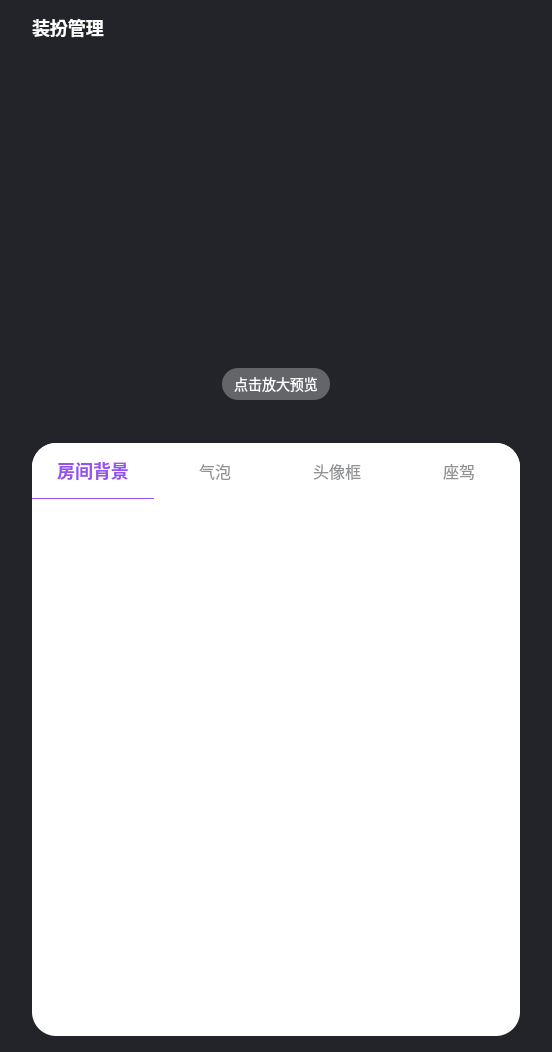
<?xml version="1.0" encoding="UTF-8"?>
<ui version="4.0">
 <class>DressUpPage</class>
 <widget class="QDialog" name="DressUpPage">
  <property name="geometry">
   <rect>
    <x>0</x>
    <y>0</y>
    <width>552</width>
    <height>1052</height>
   </rect>
  </property>
  <property name="windowTitle">
   <string>装扮管理</string>
  </property>
  <property name="styleSheet">
   <string notr="true">background: #D8D8D8 #222429;
border-radius: 12px;</string>
  </property>
  <layout class="QVBoxLayout" name="verticalLayout">
   <property name="spacing">
    <number>0</number>
   </property>
   <property name="leftMargin">
    <number>0</number>
   </property>
   <property name="topMargin">
    <number>0</number>
   </property>
   <property name="rightMargin">
    <number>0</number>
   </property>
   <property name="bottomMargin">
    <number>0</number>
   </property>
   <item>
    <widget class="QWidget" name="widget_2" native="true">
     <property name="styleSheet">
      <string notr="true">QWidget#widget_2{
background: rgba(34, 36, 41, 1);
border-radius: 12px;
}

</string>
     </property>
     <layout class="QVBoxLayout" name="verticalLayout_3">
      <property name="spacing">
       <number>0</number>
      </property>
      <property name="leftMargin">
       <number>32</number>
      </property>
      <property name="topMargin">
       <number>0</number>
      </property>
      <property name="rightMargin">
       <number>32</number>
      </property>
      <property name="bottomMargin">
       <number>16</number>
      </property>
      <item>
       <widget class="QWidget" name="widget_1" native="true">
        <property name="minimumSize">
         <size>
          <width>0</width>
          <height>56</height>
         </size>
        </property>
        <property name="maximumSize">
         <size>
          <width>16777215</width>
          <height>56</height>
         </size>
        </property>
        <property name="styleSheet">
         <string notr="true">QWidget#widget_36 {
    border-bottom: 1px solid #383B43;
border-radius: 0px;
    }</string>
        </property>
        <layout class="QHBoxLayout" name="horizontalLayout_22">
         <property name="spacing">
          <number>16</number>
         </property>
         <property name="leftMargin">
          <number>0</number>
         </property>
         <property name="topMargin">
          <number>0</number>
         </property>
         <property name="rightMargin">
          <number>0</number>
         </property>
         <property name="bottomMargin">
          <number>1</number>
         </property>
         <item>
          <widget class="QLabel" name="label_14">
           <property name="styleSheet">
            <string notr="true">font-family: &quot;微软雅黑&quot;;
font-weight: 500;
font-size: 18px;
color: #FFFFFF;
line-height: 25px;
text-align: left;
font-style: normal;</string>
           </property>
           <property name="text">
            <string>装扮管理</string>
           </property>
          </widget>
         </item>
         <item>
          <spacer name="horizontalSpacer_7">
           <property name="orientation">
            <enum>Qt::Horizontal</enum>
           </property>
           <property name="sizeHint" stdset="0">
            <size>
             <width>40</width>
             <height>20</height>
            </size>
           </property>
          </spacer>
         </item>
         <item>
          <widget class="QPushButton" name="closeBtn">
           <property name="minimumSize">
            <size>
             <width>24</width>
             <height>24</height>
            </size>
           </property>
           <property name="maximumSize">
            <size>
             <width>24</width>
             <height>24</height>
            </size>
           </property>
           <property name="styleSheet">
            <string notr="true">QPushButton{	
border:none;
}
QPushButton::hover{
border:none;
background:#3E3E3E;
}
QPushButton::checked {
border:none;
}

</string>
           </property>
           <property name="text">
            <string/>
           </property>
           <property name="icon">
            <iconset resource="../res.qrc">
             <normaloff>:/images/login_close_n.png</normaloff>:/images/login_close_n.png</iconset>
           </property>
           <property name="iconSize">
            <size>
             <width>28</width>
             <height>28</height>
            </size>
           </property>
          </widget>
         </item>
        </layout>
       </widget>
      </item>
      <item>
       <widget class="QWidget" name="widget" native="true">
        <property name="minimumSize">
         <size>
          <width>0</width>
          <height>443</height>
         </size>
        </property>
        <property name="maximumSize">
         <size>
          <width>16777215</width>
          <height>443</height>
         </size>
        </property>
        <property name="styleSheet">
         <string notr="true">QWidget#widget{
background-image: url(:/images/dressUp_bg.png);
}</string>
        </property>
        <widget class="click_label" name="image">
         <property name="geometry">
          <rect>
           <x>132</x>
           <y>28</y>
           <width>224</width>
           <height>332</height>
          </rect>
         </property>
         <property name="minimumSize">
          <size>
           <width>224</width>
           <height>332</height>
          </size>
         </property>
         <property name="maximumSize">
          <size>
           <width>224</width>
           <height>332</height>
          </size>
         </property>
         <property name="styleSheet">
          <string notr="true">background: transparent;</string>
         </property>
         <property name="text">
          <string/>
         </property>
        </widget>
        <widget class="QPushButton" name="pushButton">
         <property name="geometry">
          <rect>
           <x>190</x>
           <y>312</y>
           <width>108</width>
           <height>32</height>
          </rect>
         </property>
         <property name="styleSheet">
          <string notr="true">
QPushButton{
background: rgba(255, 255, 255, 0.3);
border-radius: 16px;

font-family: &quot;微软雅黑&quot;;
font-weight: 400;
font-size: 14px;
color: #FFFFFF;
}

QPushButton:hover {
           font-size: 17px;  
		  background: rgba(255, 255, 255, 0.2);
 }</string>
         </property>
         <property name="text">
          <string>点击放大预览</string>
         </property>
        </widget>
        <widget class="QWidget" name="widget_3" native="true">
         <property name="geometry">
          <rect>
           <x>0</x>
           <y>387</y>
           <width>488</width>
           <height>56</height>
          </rect>
         </property>
         <property name="minimumSize">
          <size>
           <width>0</width>
           <height>56</height>
          </size>
         </property>
         <property name="styleSheet">
          <string notr="true">QWidget{
background: #FFFFFF;
border-top-left-radius: 24px;    
border-top-right-radius: 24px;   
border-bottom-left-radius: 0px;   
border-bottom-right-radius: 0px; 
}

QPushButton {
     border:none;
font-family: &quot;微软雅黑&quot;;
font-size: 16px;
color: rgba(34, 36, 41, 0.5); 
}

QPushButton::hover{
     border:none;
font-family: &quot;微软雅黑&quot;;
font-weight: 500;
font-size: 18px;
color: #9752ED; 
}

QPushButton::checked{
border-top-left-radius: 24px;    
border-top-right-radius: 24px;   
border-bottom-left-radius: 0px;   
border-bottom-right-radius: 0px; 
border:none;
border-bottom: 1px solid #9752ED;
font-family: &quot;微软雅黑&quot;;
font-weight: 500;
font-size: 18px;
color: #9752ED; 
} </string>
         </property>
         <layout class="QHBoxLayout" name="horizontalLayout">
          <property name="spacing">
           <number>0</number>
          </property>
          <property name="leftMargin">
           <number>0</number>
          </property>
          <property name="topMargin">
           <number>0</number>
          </property>
          <property name="rightMargin">
           <number>0</number>
          </property>
          <property name="bottomMargin">
           <number>0</number>
          </property>
          <item>
           <widget class="QPushButton" name="pushButton_2">
            <property name="minimumSize">
             <size>
              <width>0</width>
              <height>56</height>
             </size>
            </property>
            <property name="text">
             <string>房间背景</string>
            </property>
            <property name="checkable">
             <bool>true</bool>
            </property>
            <property name="checked">
             <bool>true</bool>
            </property>
            <attribute name="buttonGroup">
             <string notr="true">buttonGroup</string>
            </attribute>
           </widget>
          </item>
          <item>
           <widget class="QPushButton" name="pushButton_3">
            <property name="minimumSize">
             <size>
              <width>0</width>
              <height>56</height>
             </size>
            </property>
            <property name="text">
             <string>气泡</string>
            </property>
            <property name="checkable">
             <bool>true</bool>
            </property>
            <attribute name="buttonGroup">
             <string notr="true">buttonGroup</string>
            </attribute>
           </widget>
          </item>
          <item>
           <widget class="QPushButton" name="pushButton_4">
            <property name="minimumSize">
             <size>
              <width>0</width>
              <height>56</height>
             </size>
            </property>
            <property name="text">
             <string>头像框</string>
            </property>
            <property name="checkable">
             <bool>true</bool>
            </property>
            <attribute name="buttonGroup">
             <string notr="true">buttonGroup</string>
            </attribute>
           </widget>
          </item>
          <item>
           <widget class="QPushButton" name="pushButton_5">
            <property name="minimumSize">
             <size>
              <width>0</width>
              <height>56</height>
             </size>
            </property>
            <property name="text">
             <string>座驾</string>
            </property>
            <property name="checkable">
             <bool>true</bool>
            </property>
            <attribute name="buttonGroup">
             <string notr="true">buttonGroup</string>
            </attribute>
           </widget>
          </item>
         </layout>
        </widget>
       </widget>
      </item>
      <item>
       <widget class="QWidget" name="widget_4" native="true">
        <property name="minimumSize">
         <size>
          <width>0</width>
          <height>56</height>
         </size>
        </property>
        <property name="styleSheet">
         <string notr="true">background: #FFFFFF;

border-top-left-radius: 0px;    
border-top-right-radius: 0px;   
border-bottom-left-radius: 24px;   
border-bottom-right-radius: 24px; </string>
        </property>
        <layout class="QVBoxLayout" name="verticalLayout_2">
         <property name="spacing">
          <number>0</number>
         </property>
         <property name="leftMargin">
          <number>0</number>
         </property>
         <property name="topMargin">
          <number>0</number>
         </property>
         <property name="rightMargin">
          <number>0</number>
         </property>
         <property name="bottomMargin">
          <number>24</number>
         </property>
         <item>
          <widget class="QScrollArea" name="scrollArea">
           <property name="styleSheet">
            <string notr="true"/>
           </property>
           <property name="widgetResizable">
            <bool>true</bool>
           </property>
           <widget class="QWidget" name="scrollAreaWidgetContents">
            <property name="geometry">
             <rect>
              <x>0</x>
              <y>0</y>
              <width>488</width>
              <height>513</height>
             </rect>
            </property>
            <property name="styleSheet">
             <string notr="true"/>
            </property>
            <layout class="QVBoxLayout" name="verticalLayout_5">
             <property name="spacing">
              <number>0</number>
             </property>
             <property name="leftMargin">
              <number>0</number>
             </property>
             <property name="topMargin">
              <number>0</number>
             </property>
             <property name="rightMargin">
              <number>0</number>
             </property>
             <property name="bottomMargin">
              <number>0</number>
             </property>
             <item>
              <layout class="QGridLayout" name="gridLayout">
               <property name="leftMargin">
                <number>16</number>
               </property>
               <property name="topMargin">
                <number>16</number>
               </property>
               <property name="spacing">
                <number>16</number>
               </property>
              </layout>
             </item>
            </layout>
           </widget>
          </widget>
         </item>
        </layout>
       </widget>
      </item>
     </layout>
    </widget>
   </item>
  </layout>
 </widget>
 <customwidgets>
  <customwidget>
   <class>click_label</class>
   <extends>QLabel</extends>
   <header location="global">click_label.h</header>
  </customwidget>
 </customwidgets>
 <resources>
  <include location="../res.qrc"/>
 </resources>
 <connections/>
 <buttongroups>
  <buttongroup name="buttonGroup"/>
 </buttongroups>
</ui>
